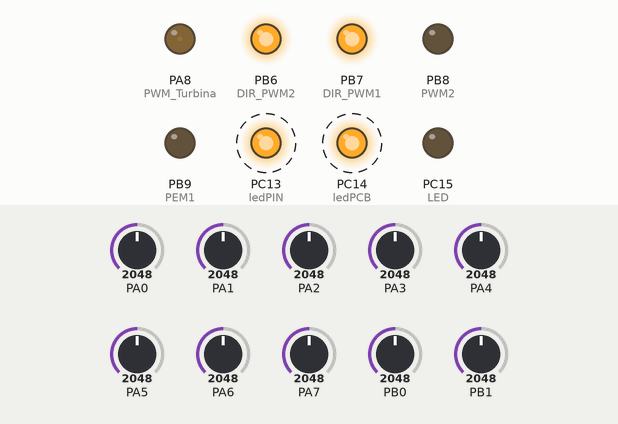
This sketch was run on a simulated STM32 Blue Pill. Shown: output pins drawn as LEDs (lit = HIGH). Dashed ring = blinking. The inputs (shaded band) are chosen by the test bench; at power-on: PA0 = 2048, PA1 = 2048, PA2 = 2048, PA3 = 2048, PA4 = 2048, PA5 = 2048, PA6 = 2048, PA7 = 2048, PB0 = 2048, PB1 = 2048. What the sketch prints to the serial monitor is not drawn.

Above: at 0.2 s.
Timing chart, 0 to 3.0 s (numbered marks = the images above):
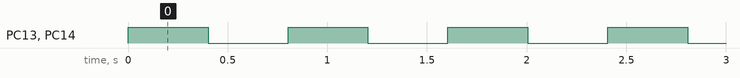

The sketch:

Sensor_Test.ino
```cpp
const int ledPIN = PC13;
const int ledPCB = PC14;
HardwareTimer pwmtimer3(4);
HardwareTimer pwmtimer4(4);
HardwareTimer pwmtimer1(1);
int an0, an1, an2, an3, an4, an5, an6, an7, an8, an9;
int i = 0;
bool z = 0;
int b,c;
void setup() {

  pwmtimer3.pause();
  pwmtimer3.setOverflow(3600);
  pwmtimer3.refresh();
  pwmtimer3.resume();

  pwmtimer4.pause();
  pwmtimer4.setOverflow(3600);  //igual para este canal
  pwmtimer4.refresh();
  pwmtimer4.resume();

  pwmtimer1.pause();
  pwmtimer1.setPrescaleFactor(32);
  pwmtimer1.setOverflow(45000-1);

  pwmtimer1.refresh();
  pwmtimer1.resume();

  pinMode(PC13, OUTPUT);  //LED bluepill
  pinMode(PC14, OUTPUT);  //LED Placa
  pinMode(PC15, OUTPUT);  //LED
  pinMode(PB6, OUTPUT);   //DIR PWM2//pin de direccion
  pinMode(PB7, OUTPUT);   //DIR PWM1//pin de direccion

  pinMode(PB8, PWM); //PWM2
  pinMode(PB9,PWM); //PEM1
  pinMode(PA8,PWM); //PWM Turbina


  pwmWrite(PB8, 0);  //PWM2 T4C2
  pwmWrite(PB9, 0);  //PWM1 T4C1

  digitalWrite(PC13, HIGH);
  digitalWrite(PB6, HIGH);
  digitalWrite(PB7, HIGH);
  pwmWrite(PA8, 1500);
  Serial.begin(9600);
}

void loop() {

an0=analogRead(PA0);
an1=analogRead(PA1);
an2=analogRead(PA2);
an3=analogRead(PA3);
an4=analogRead(PA4);
an5=analogRead(PA5);
an6=analogRead(PA6);
an7=analogRead(PA7);
an8=analogRead(PB0);
an9=analogRead(PB1);


  digitalWrite(ledPIN, HIGH);
  digitalWrite(ledPCB, HIGH);
  delay(400);
  Serial.print("0:  ");
  Serial.println(an0);
  Serial.print("1:  ");
  Serial.println(an1);
  Serial.print("2:  ");
  Serial.println(an2);
  Serial.print("3:  ");
  Serial.println(an3);
  Serial.print("4:  ");
  Serial.println(an4);
  Serial.print("5:  ");
  Serial.println(an5);
  Serial.print("6:  ");
  Serial.println(an6);
  Serial.print("7:  ");
  Serial.println(an7);
  Serial.print("8:  ");
  Serial.println(an8);
  Serial.print("9:  ");
  Serial.println(an9);
  Serial.println();
  Serial.println();
  digitalWrite(ledPIN, LOW);
  digitalWrite(ledPCB, LOW);
  delay(400);

}
```

Measured:
- by itself, PC13 (ledPIN), PC14 (ledPCB): alternates HIGH for 0.40 s and LOW for 0.40 s
